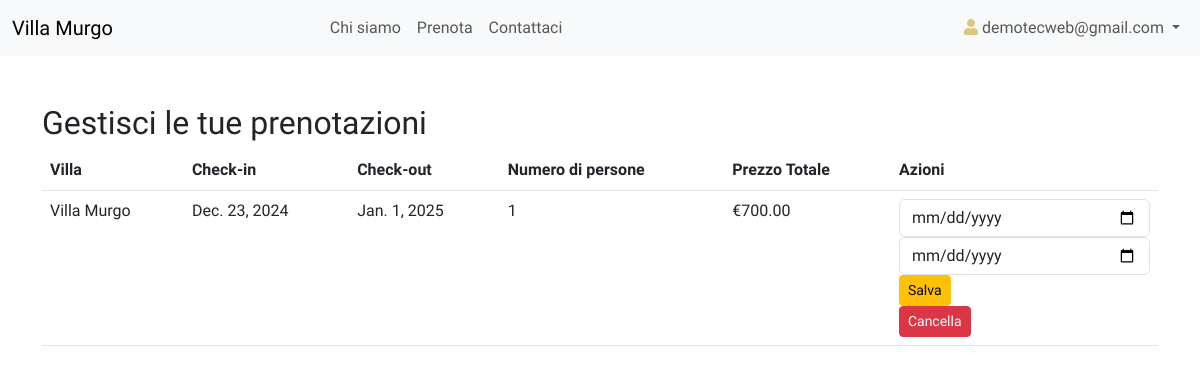
Screenshot of /gestisci-prenotazioni/ (signed in) with the database file from the repository.
### homepage/models.py (models this page shows, shortened)
class Booking(models.Model):
    utente = models.ForeignKey(User, on_delete=models.CASCADE)
    villa = models.ForeignKey(Villa, on_delete=models.CASCADE, related_name='bookings')
    checkin = models.DateField()
    checkout = models.DateField()
    numero_persone = models.PositiveIntegerField()
    prezzo_totale = models.DecimalField(max_digits=10, decimal_places=2)
    def __str__(self):
        return f"Prenotazione {self.id} - {self.utente.username}"

class Villa(models.Model):
        nomeVilla = models.CharField(max_length=20)
        prezzo_base = models.DecimalField(max_digits=6, decimal_places=2)
        prezzo_per_persona = models.DecimalField(max_digits=6,decimal_places=2)

### homepage/views.py (the view, shortened to what this page needs)
# urls.py: path('gestisci-prenotazioni/', views.gestisci_prenotazioni, name='gestisci_prenotazioni'),
@login_required
def gestisci_prenotazioni(request):
    bookings = Booking.objects.filter(utente=request.user).order_by('-checkin')
    print(f"Booking trovati: {bookings}")  # Debug per controllare i risultati
    return render(request, 'homepage/gestisci_prenotazioni.html', {'prenotazioni': bookings})

### homepage/templates/homepage/gestisci_prenotazioni.html (shortened to what this page needs)
{% extends "homepage/base.html" %}
{% block content %}
<h2>Gestisci le tue prenotazioni</h2>
{% if prenotazioni %}
    <table class="table">
        <thead>
            <tr>
                <th>Villa</th>
                <th>Check-in</th>
                <th>Check-out</th>
                <th>Numero di persone</th>
                <th>Prezzo Totale</th>
                <th>Azioni</th>
            </tr>
        </thead>
        <tbody>
            {% for prenotazione in prenotazioni %}
            <tr>
                <td>{{ prenotazione.villa.nomeVilla }}</td>
                <td>{{ prenotazione.checkin }}</td>
                <td>{{ prenotazione.checkout }}</td>
                <td>{{ prenotazione.numero_persone }}</td>
                <td>€{{ prenotazione.prezzo_totale }}</td>
                <td>
                    <form method="POST" action="{% url 'gestisci_prenotazioni' %}">
                        <input type="date" name="checkin" class="form-control" value="{{ prenotazione.checkin }}" required>
                        <input type="date" name="checkout" class="form-control" value="{{ prenotazione.checkout }}" required>
                        <button type="submit" name="edit" class="btn btn-warning btn-sm">Salva</button>
                    </form>
                    <form method="POST" action="{% url 'gestisci_prenotazioni' %}" style="display:inline;">
                        <button type="submit" name="delete" class="btn btn-danger btn-sm">Cancella</button>
                    </form>
                </td>
            </tr>
            {% endfor %}
        </tbody>
    </table>
{% else %}
    <p>Non hai prenotazioni attive.</p>
{% endif %}
{% endblock %}

### homepage/templates/homepage/base.html (shortened to what this page needs)
<!DOCTYPE html>
<html lang="en">
<head>
    <link href="https://cdn.jsdelivr.net/npm/bootstrap@5.3.0-alpha1/dist/css/bootstrap.min.css" rel="stylesheet">
    <link href="https://cdnjs.cloudflare.com/ajax/libs/font-awesome/5.15.4/css/all.min.css" rel="stylesheet">
</head>
<body>
    <nav class="navbar navbar-expand-lg navbar-light bg-light">
        <div class="container-fluid">
            <a class="navbar-brand" href="{% url 'homepage' %}">Villa Murgo</a>
            <div class="collapse navbar-collapse" id="navbarNav">
                <ul class="navbar-nav centered mx-auto">
                    <li class="nav-item">
                        <a class="nav-link" href="{% url 'chi_siamo' %}">Chi siamo</a>
                    </li>
                    <li class="nav-item">
                        <a class="nav-link" href="{% url 'prenota' %}">Prenota</a>
                    </li>
                    <li class="nav-item">
                        <a class="nav-link" href="{% url 'contattaci' %}">Contattaci</a>
                    </li>
                </ul>
                <ul class="navbar-nav">
                    <li class="nav-item dropdown">
                        <a class="nav-link dropdown-toggle" href="#" id="userDropdown" role="button" data-bs-toggle="dropdown" aria-expanded="false">
                            <i class="fas fa-user"></i>
                            {% if user.is_authenticated %}
                                {{ user.username }}
                            {% endif %}
                        </a>
                    </li>
                </ul>
            </div>
        </div>
    </nav>
    <div class="container mt-5">
        {% block content %}{% endblock %}
    </div>
</body>
</html>

### homepage/templates/homepage/base.html (style rules this page uses)
@media (min-width: 992px) { .container-fluid { display: flex; justify-content: center; align-items: center; } }
@media (min-width: 992px) { .navbar-nav { margin-left:auto; } }
@media (min-width: 992px) { .navbar-collapse { justify-content: center; } }
@media (min-width: 992px) { .navbar-nav.centered { margin-left:0; margin-right: auto; } }
@media (min-width: 992px) { .navbar .fa-user { color: #dec683; } }
@media (min-width: 992px) { body { font-family: 'Gabarito', sans-serif; display: flex; flex-direction: column; min-height: 100vh; } }
@media (min-width: 992px) { .container { flex: 1; } }

### rows the page displays
Booking: villa.nomeVilla "Villa Murgo", checkin "Dec. 23, 2024", checkout "Jan. 1, 2025", numero_persone "1", prezzo_totale "700.00"

### other values shown
{{ user.username }} "demotecweb@gmail.com"
